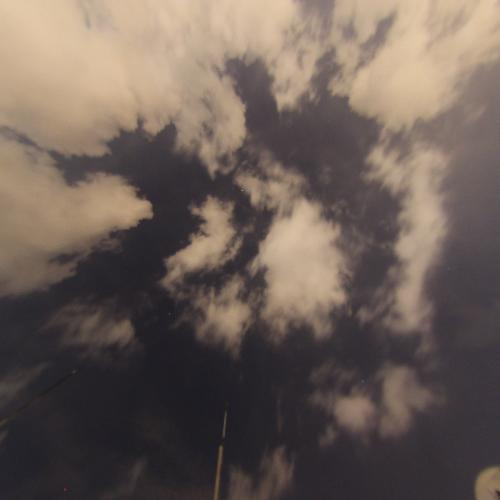
%> input picture images/undist/2016-05-10-02-02-04-wahrsis3-undist.jpg, 500 x 500 px
$ octave Figure1.m   (GNU Octave 9; MATLAB toolbox functions it lacks are replaced by stand-ins)
%> lines starting %> are read from the running program, lines starting %| are printed output that depends on the picture
### scripts/color16Norm.m
function [color_ch]=color16Norm(input_image)
% This function generates the 16 color channels in the form of a struct.
% Input: Input-image
% Output: 16 color channels


[rows,cols,~]=size(input_image);
input_image=double(input_image);

[red,green,blue] = RGBPlane(input_image);
St_Red=reshape(red,1,rows*cols);
St_Green=reshape(green,1,rows*cols);
St_Blue=reshape(blue,1,rows*cols);

HSV = rgb2hsv(input_image);
H_Image = HSV(:, :, 1);  % Extract the H image.
S_Image = HSV(:, :, 2);  % Extract the S image.
V_Image = HSV(:, :, 3);  % Extract the V image.


YIQ = rgb2ntsc(input_image);
Y=YIQ(:,:,1);
I=YIQ(:,:,2);
Q=YIQ(:,:,3);


%LAB Color model
colorTransform = makecform('srgb2lab');
lab = applycform(uint8(input_image), colorTransform);
labd = lab2double(lab);
L_Image = labd(:, :, 1);  % Extract the L image.
A_Image = labd(:, :, 2);  % Extract the A image.
B_Image = labd(:, :, 3);  % Extract the B image.

rb1=red./blue;
rb2=(red-blue);
BR=(blue-red)./(blue+red);

%Chroma array
Chroma2=zeros(1,rows*cols);
ch_draft1=cat(1,St_Red,St_Green,St_Blue);
for k=1:rows*cols
        Chroma2(1,k)=max(ch_draft1(:,k))-min(ch_draft1(:,k));
end

Chroma=reshape(Chroma2,rows,cols);


 field1 = 'c1';  value1 = showasImageNovi(red);
 field2 = 'c2';  value2 = showasImageNovi(green);
 field3 = 'c3';  value3 = showasImageNovi(blue);
 field4 = 'c4';  value4 = showasImageNovi(H_Image);
 field5 = 'c5';  value5 = showasImageNovi(S_Image);
 field6 = 'c6';  value6 = showasImageNovi(V_Image);
 field7 = 'c7';  value7 = showasImageNovi(Y);
 field8 = 'c8';  value8 = showasImageNovi(I);
 field9 = 'c9';  value9 = showasImageNovi(Q);
 field10 = 'c10';  value10 = showasImageNovi(L_Image);
 field11 = 'c11';  value11 = showasImageNovi(A_Image);
 field12 = 'c12';  value12 = showasImageNovi(B_Image);
 field13 = 'c13';  value13 = showasImageNovi(rb1);
 field14 = 'c14';  value14 = showasImageNovi(rb2);
 field15 = 'c15';  value15 = showasImageNovi(BR);
 field16 = 'c16';  value16 = showasImageNovi(Chroma);


 color_ch = struct(field1,value1,field2,value2,field3,value3,field4,value4,field5,value5,field6,value6,field7,value7,field8,value8,field9,value9,field10,value10,field11,value11,field12,value12,field13,value13,field14,value14,field15,value15,field16,value16);


### scripts/RGBPlane.m
% This function inputs the test image and outputs the red, green, blue
% plane.

function [red,green,blue] = RGBPlane(TestImage)

% Extract out the individual color channels
red = TestImage(:, :, 1);
green = TestImage(:, :, 2);
blue = TestImage(:, :, 3);

### scripts/showasImageNovi.m

function [OutputMatrix] = showasImageNovi(InputMatrix)
%[rows,cols]=size(InputMatrix);

minValue=min(min(InputMatrix));
maxValue=max(max(InputMatrix));
Range=maxValue-minValue;


OutputMatrix = ((InputMatrix - minValue)/Range)*255 ;

### scripts/createSPImage.m
%I = imread('./images/2016-11-20-20-24-03-wahrsis3.jpg');
%inputRatio = I(:,:,1);


function [quantBlock, binary_image]=createSPImage(inputRatio)

   inputSLIC = cat(3,inputRatio,inputRatio,inputRatio);

    %-------------
    % Initial setup
    dispBorders = true;
    dispLabels = true;
    %divideBy = 250;
    divideBy = 100;
    compactness = 10;
    applyLabelChange = false;
    selectedLabel = 1;
    initSegm = NaN;

    % This is correct!
    handles.computation = currentComputation(uint8(inputSLIC), divideBy, compactness, ...
    dispBorders, dispLabels, applyLabelChange, selectedLabel, initSegm, '');
    %-------------


    SP_labels=double(handles.computation.segmentations);

    [rows,cols]=size(SP_labels);
    SP_labels_st=SP_labels(:);
    inputRatio_st = inputRatio(:);


    X_feature=cell(1,1+max(SP_labels_st));


    for t=0:max(SP_labels_st)

        ind=find(SP_labels_st==t);
        X_array=double(inputRatio_st(ind,:));
        X_feature{1,1+t}=mean(X_array);

    end

    X_matrix = cell2mat(X_feature(:));


    quantBlock=zeros(rows,cols);
    for i=1:rows
       for j=1:cols
           quantBlock(i,j)= X_matrix(SP_labels(i,j)+1,1);
       end
    end

    %figure; imshow(uint8(showasImage(quantBlock)));
    %figure; imshowpair(uint8(I),uint8(showasImage(quantBlock)),'montage');
    %imwrite(uint8(showasImage(BR_block)),'./BR_block.png');


    % K-means clustering
    idx = kmeans(X_matrix,2);
    binary_image=SP_labels;

    for t=0:max(SP_labels_st)
        binary_image(binary_image==t)=idx(1+t,1);

    end


    % For c15 channel.
    mean1=mean(X_matrix(idx==1,1));
    mean2=mean(X_matrix(idx==2,1));

   if mean1 < mean2   % For "some" color channel.
        binary_image(binary_image==1)=0;
        binary_image(binary_image==2)=1;
    else
        binary_image(binary_image==2)=0;

   end


   %figure; imshowpair(uint8(I),uint8(binary_image),'montage');


end

### Figure1.m
% Demonstration of proposed segmentation approach.

clear all; clc;

addpath(genpath('./SegmentationToolbox/'));
addpath(genpath('./scripts/'));

I = imread('./images/undist/2016-05-10-02-02-04-wahrsis3-undist.jpg');
%> I is the input picture: size 500x500x3 uint8; mean R, G, B 108.8, 95, 87.4
figure('Position', [400, 250, 200, 200]);
imshow(I);

[color_ch]=color16Norm(I);
%> in color16Norm, `HSV = rgb2hsv(input_image);`: HSV: size 500x500x3 double; mean H, S, V 0.4, 0.2, 109.3
%> in color16Norm, `H_Image = HSV(:, :, 1);`:
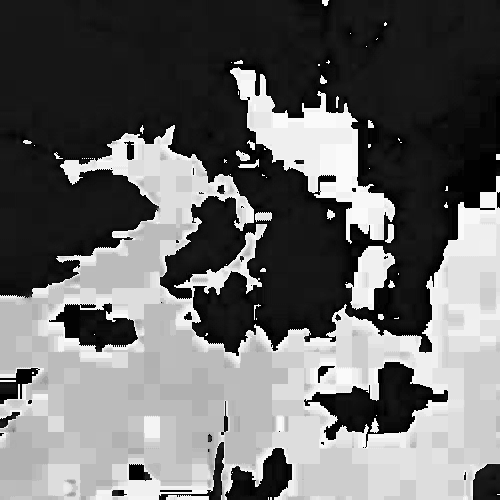
%> H_Image: size 500x500 double; min 0, max 0.992, mean 0.418
%> in color16Norm, `YIQ = rgb2ntsc(input_image);`: YIQ: size 500x500x3 double; mean of channels 1, 2, 3 98.2, 10.7, 0.5
%> in color16Norm, `Q=YIQ(:,:,3);`:
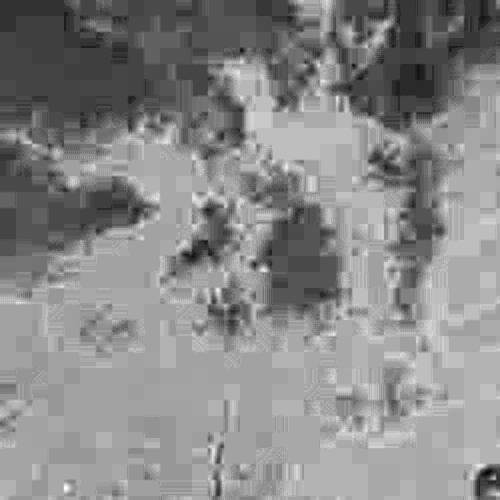
%> Q: size 500x500 double; min -7.24, max 7.24, mean 0.538; drawn with min black and max white
%> in color16Norm, `lab = applycform(uint8(input_image), colorTransform);`: lab: size 500x500x3 uint8; mean of channels 1, 2, 3 103, 132.8, 133.8
%> in color16Norm, `labd = lab2double(lab);`: labd: size 500x500x3 double; mean of channels 1, 2, 3 40.4, 4.8, 5.8
%> in color16Norm, `A_Image = labd(:, :, 2);`:
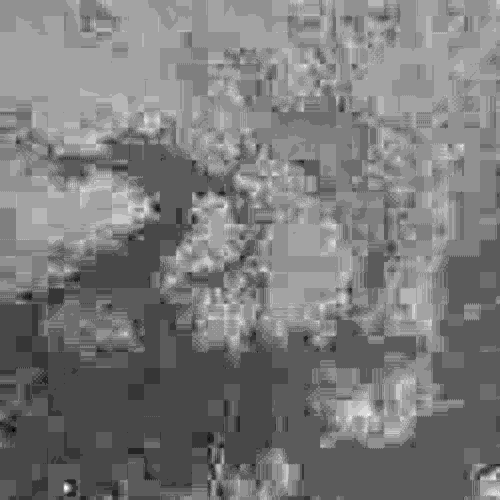
%> A_Image: size 500x500 double; min -2, max 12, mean 4.77; drawn with min black and max white
%> in color16Norm, `B_Image = labd(:, :, 3);`:
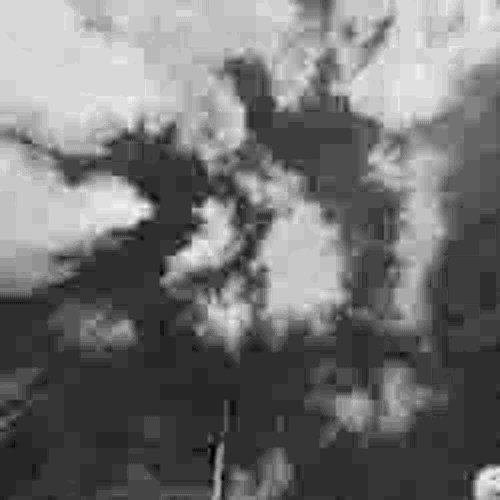
%> B_Image: size 500x500 double; min -9, max 24, mean 5.8; drawn with min black and max white
%> in color16Norm, `BR=(blue-red)./(blue+red);`:
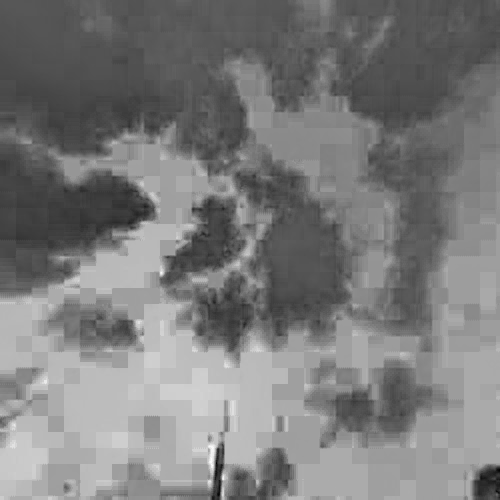
%> BR: size 500x500 double; min -0.3, max 0.162, mean -0.0752; drawn with min black and max white
%> in color16Norm, `Chroma=reshape(Chroma2,rows,cols);`:
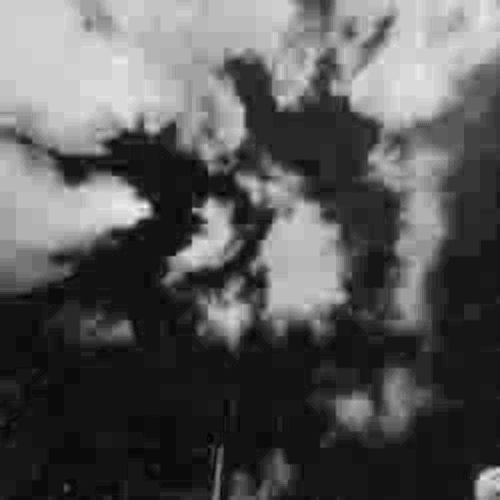
%> Chroma: size 500x500 double; min 0, max 69, mean 23.8; drawn with min black and max white
%> in showasImageNovi, `minValue=min(min(InputMatrix));`: minValue = 26
%> in showasImageNovi, `maxValue=max(max(InputMatrix));`: maxValue = 229
%> in showasImageNovi, `Range=maxValue-minValue;`: Range = 203
%> in showasImageNovi (call 5), `maxValue=max(max(InputMatrix));`: maxValue = 0.462
%> in showasImageNovi (call 5), `OutputMatrix = ((InputMatrix - minValue)/Range)*255 ;`:
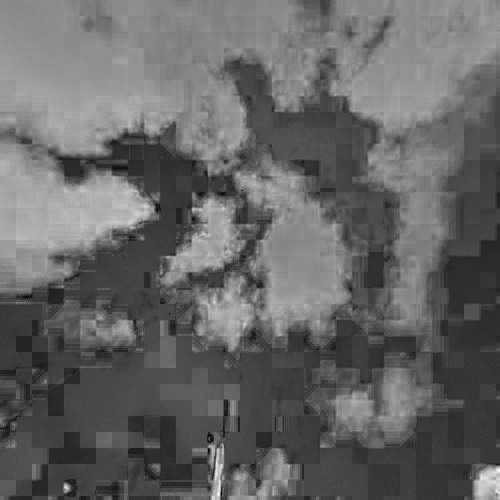
%> OutputMatrix: size 500x500 double; min 0, max 255, mean 102.1
inputRatio = color_ch.c14;
figure('Position', [400, 250, 200, 200]);
imshow(uint8(inputRatio));

[quantBlock, binary_image]=createSPImage(inputRatio);
%> the run ends on the next line

$ run again, with images/undist/a2016-07-08-01-44-03-wahrsis3-undist.jpg copied over images/undist/2016-05-10-02-02-04-wahrsis3-undist.jpg
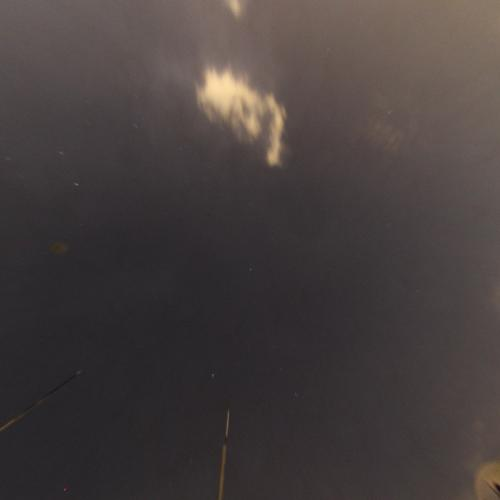
%> input picture images/undist/a2016-07-08-01-44-03-wahrsis3-undist.jpg, 500 x 500 px
%> I is the input picture: size 500x500x3 uint8; mean R, G, B 70.5, 63, 62.3
%> HSV: size 500x500x3 double; mean H, S, V 0.5, 0.1, 70.7
%> YIQ: size 500x500x3 double; mean of channels 1, 2, 3 65.2, 4.7, 1.3
%> I: size 500x500 double
%> lab: size 500x500x3 uint8; mean of channels 1, 2, 3 69.1, 131.1, 129.4
%> labd: size 500x500x3 double; mean of channels 1, 2, 3 27.1, 3.1, 1.4
%> minValue = 26
%> maxValue = 253
%> Range = 227
%> minValue = 11
%> maxValue = 172
%> Range = 161
%> in showasImageNovi (call 3), `OutputMatrix = ((InputMatrix - minValue)/Range)*255 ;`:
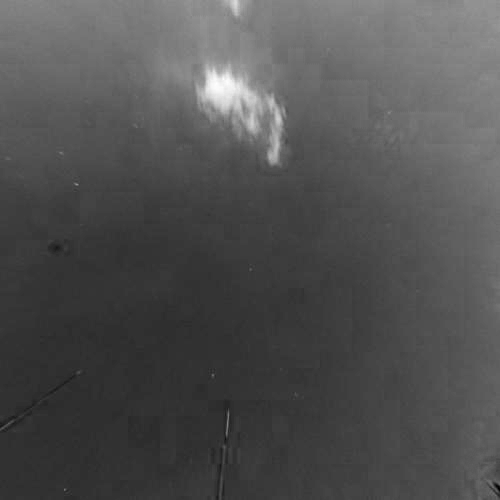
%> OutputMatrix: size 500x500 double; min 0, max 255, mean 81.2
%> maxValue = 0.707
%> in showasImageNovi (call 5), `OutputMatrix = ((InputMatrix - minValue)/Range)*255 ;`:
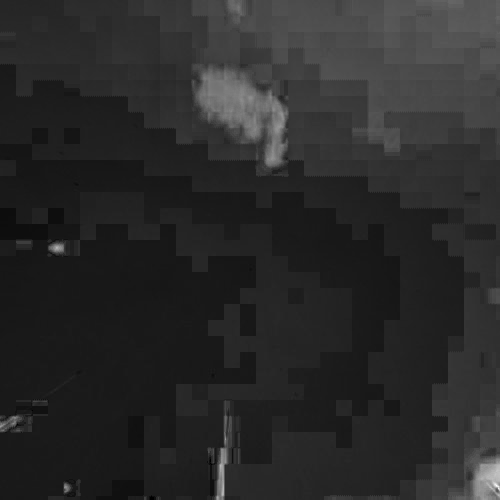
%> OutputMatrix: size 500x500 double; min 0, max 255, mean 42.4

$ run again, with images/undist/b2016-09-27-03-10-04-wahrsis3-undist.jpg copied over images/undist/2016-05-10-02-02-04-wahrsis3-undist.jpg
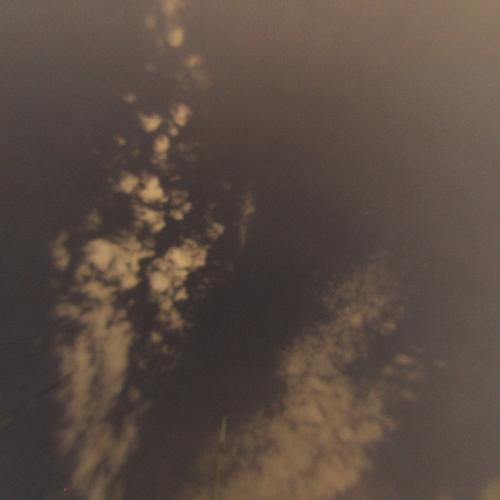
%> input picture images/undist/b2016-09-27-03-10-04-wahrsis3-undist.jpg, 500 x 500 px
%> I is the input picture: size 500x500x3 uint8; mean R, G, B 89.6, 75, 66.4
%> HSV: size 500x500x3 double; mean H, S, V 0.1, 0.2, 89.6
%> YIQ: size 500x500x3 double; mean of channels 1, 2, 3 78.4, 11.5, 0.4
%> I: size 500x500 double
%> lab: size 500x500x3 uint8; mean of channels 1, 2, 3 84.3, 133.2, 135.4
%> labd: size 500x500x3 double; mean of channels 1, 2, 3 33.1, 5.2, 7.4
%> in color16Norm, `BR=(blue-red)./(blue+red);`:
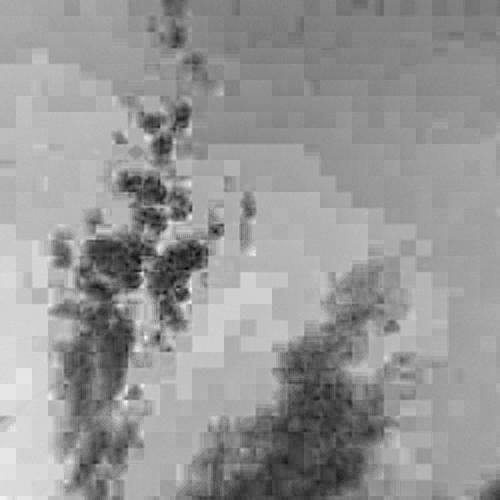
%> BR: size 500x500 double; min -0.36, max 0.00901, mean -0.141; drawn with min black and max white
%> minValue = 49
%> maxValue = 195
%> Range = 146
%> minValue = 0.0345
%> maxValue = 0.529
%> Range = 0.495
%> in showasImageNovi (call 5), `OutputMatrix = ((InputMatrix - minValue)/Range)*255 ;`:
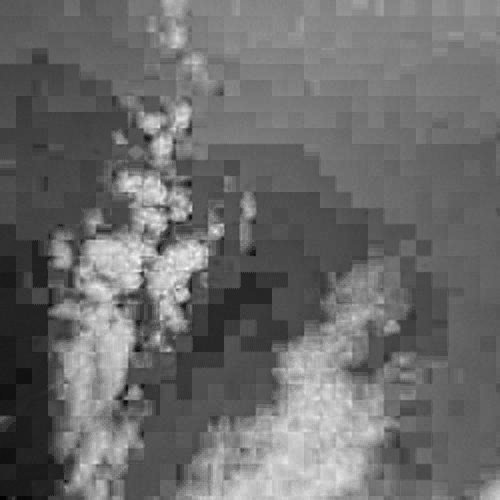
%> OutputMatrix: size 500x500 double; min 0, max 255, mean 108

$ run again, with images/undist/c2016-05-10-03-16-04-wahrsis3-undist.jpg copied over images/undist/2016-05-10-02-02-04-wahrsis3-undist.jpg
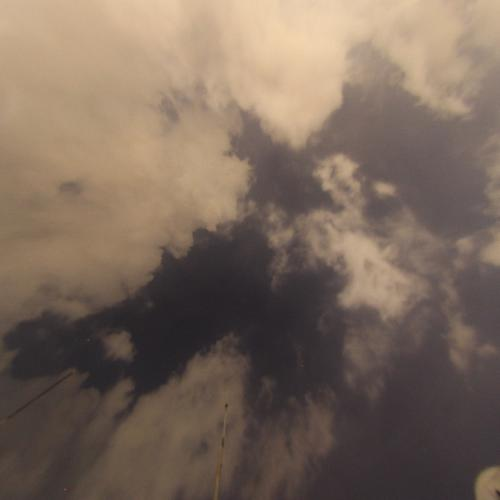
%> input picture images/undist/c2016-05-10-03-16-04-wahrsis3-undist.jpg, 500 x 500 px
%> I is the input picture: size 500x500x3 uint8; mean R, G, B 123.3, 105.3, 91.9
%> HSV: size 500x500x3 double; mean H, S, V 0.2, 0.2, 123.3
%> YIQ: size 500x500x3 double; mean of channels 1, 2, 3 109.2, 15, -0.4
%> I: size 500x500 double
%> lab: size 500x500x3 uint8; mean of channels 1, 2, 3 115.3, 133.7, 137.8
%> labd: size 500x500x3 double; mean of channels 1, 2, 3 45.2, 5.7, 9.8
%> minValue = 35
%> maxValue = 243
%> Range = 208
%> maxValue = 0.613
%> in showasImageNovi (call 5), `OutputMatrix = ((InputMatrix - minValue)/Range)*255 ;`:
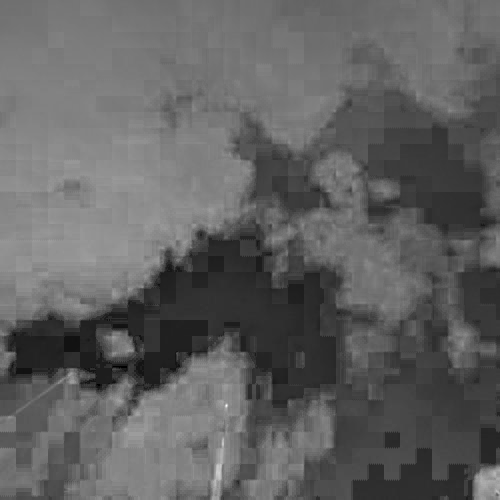
%> OutputMatrix: size 500x500 double; min 0, max 255, mean 97.5
